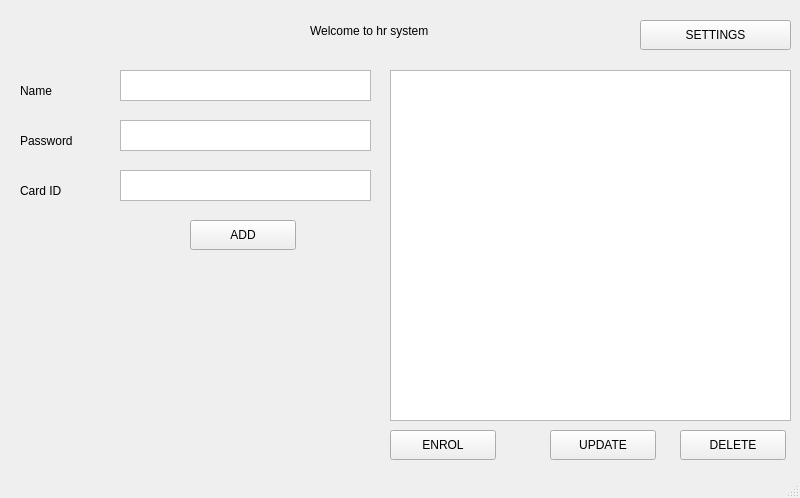
<?xml version="1.0" encoding="UTF-8"?>
<ui version="4.0">
 <class>MainWindow</class>
 <widget class="QMainWindow" name="MainWindow">
  <property name="geometry">
   <rect>
    <x>0</x>
    <y>0</y>
    <width>800</width>
    <height>498</height>
   </rect>
  </property>
  <property name="windowTitle">
   <string>Dashboard</string>
  </property>
  <widget class="QWidget" name="centralwidget">
   <widget class="QLabel" name="label">
    <property name="geometry">
     <rect>
      <x>310</x>
      <y>20</y>
      <width>261</width>
      <height>21</height>
     </rect>
    </property>
    <property name="text">
     <string>Welcome to hr system</string>
    </property>
   </widget>
   <widget class="QTextEdit" name="textEdit">
    <property name="geometry">
     <rect>
      <x>120</x>
      <y>70</y>
      <width>251</width>
      <height>31</height>
     </rect>
    </property>
   </widget>
   <widget class="QTextEdit" name="textEdit_2">
    <property name="geometry">
     <rect>
      <x>120</x>
      <y>120</y>
      <width>251</width>
      <height>31</height>
     </rect>
    </property>
   </widget>
   <widget class="QTextEdit" name="textEdit_3">
    <property name="geometry">
     <rect>
      <x>120</x>
      <y>170</y>
      <width>251</width>
      <height>31</height>
     </rect>
    </property>
   </widget>
   <widget class="QLabel" name="label_2">
    <property name="geometry">
     <rect>
      <x>20</x>
      <y>80</y>
      <width>80</width>
      <height>21</height>
     </rect>
    </property>
    <property name="text">
     <string>Name</string>
    </property>
   </widget>
   <widget class="QLabel" name="label_3">
    <property name="geometry">
     <rect>
      <x>20</x>
      <y>130</y>
      <width>80</width>
      <height>21</height>
     </rect>
    </property>
    <property name="text">
     <string>Password</string>
    </property>
   </widget>
   <widget class="QLabel" name="label_4">
    <property name="geometry">
     <rect>
      <x>20</x>
      <y>180</y>
      <width>80</width>
      <height>21</height>
     </rect>
    </property>
    <property name="text">
     <string>Card ID</string>
    </property>
   </widget>
   <widget class="QPushButton" name="pushButton">
    <property name="geometry">
     <rect>
      <x>190</x>
      <y>220</y>
      <width>106</width>
      <height>30</height>
     </rect>
    </property>
    <property name="text">
     <string>ADD</string>
    </property>
   </widget>
   <widget class="QTableView" name="tableView">
    <property name="geometry">
     <rect>
      <x>390</x>
      <y>70</y>
      <width>401</width>
      <height>351</height>
     </rect>
    </property>
   </widget>
   <widget class="QPushButton" name="pushButton_2">
    <property name="geometry">
     <rect>
      <x>390</x>
      <y>430</y>
      <width>106</width>
      <height>30</height>
     </rect>
    </property>
    <property name="text">
     <string>ENROL</string>
    </property>
   </widget>
   <widget class="QPushButton" name="pushButton_3">
    <property name="geometry">
     <rect>
      <x>550</x>
      <y>430</y>
      <width>106</width>
      <height>30</height>
     </rect>
    </property>
    <property name="text">
     <string>UPDATE</string>
    </property>
   </widget>
   <widget class="QPushButton" name="pushButton_4">
    <property name="geometry">
     <rect>
      <x>680</x>
      <y>430</y>
      <width>106</width>
      <height>30</height>
     </rect>
    </property>
    <property name="text">
     <string>DELETE</string>
    </property>
   </widget>
   <widget class="QPushButton" name="pushButton_5">
    <property name="geometry">
     <rect>
      <x>640</x>
      <y>20</y>
      <width>151</width>
      <height>30</height>
     </rect>
    </property>
    <property name="text">
     <string>SETTINGS</string>
    </property>
   </widget>
  </widget>
  <widget class="QStatusBar" name="statusbar"/>
 </widget>
 <resources/>
 <connections/>
</ui>
